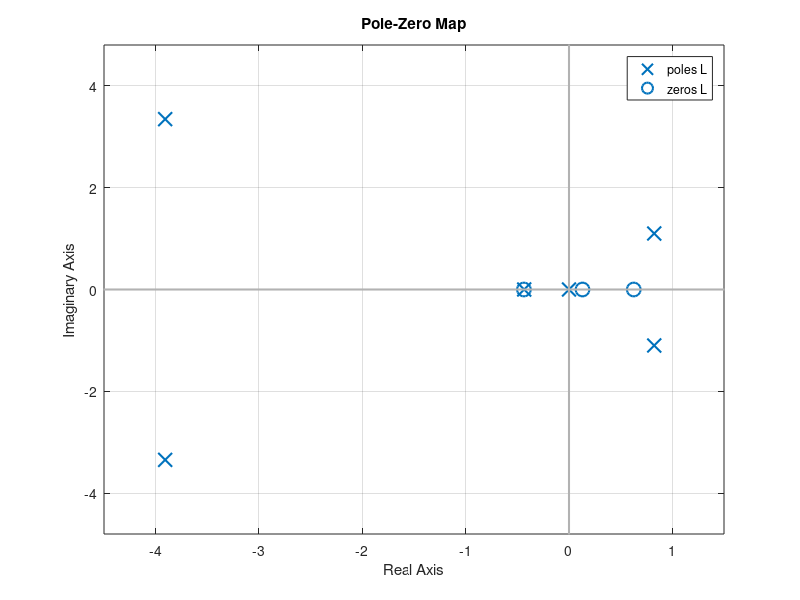
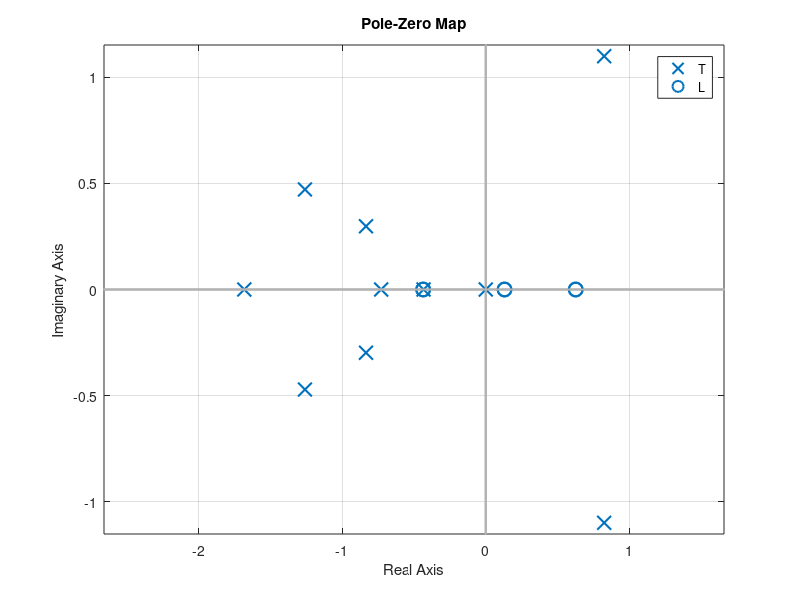
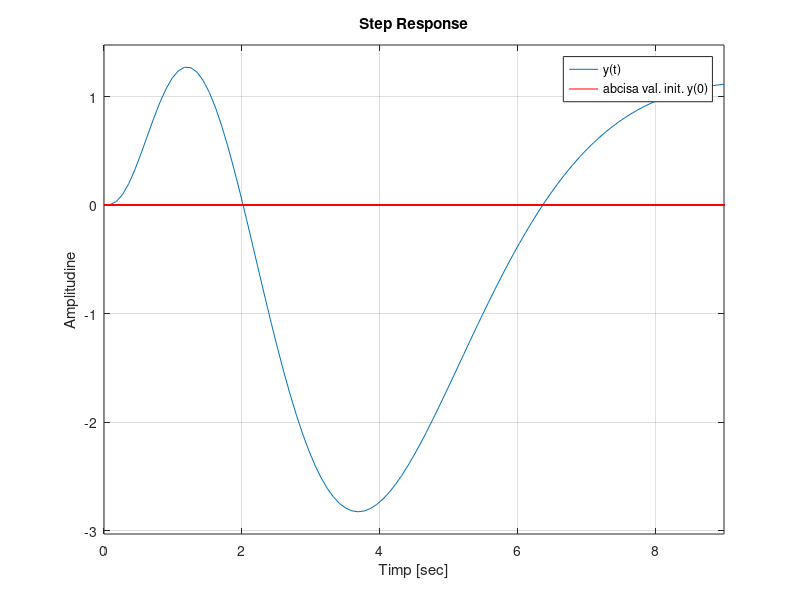

Write MATLAB code to recreate these figures, in order.
% Constrangeri in timp

%% Constrangeri timp: zerouri instabile (Teorema 1: Raspuns invers)
s = tf('s');

P = (s - 0.6267)/(s^2-1.65*s + 1.889);
C = (48.73*s^2 + 14.89*s - 2.78)/(s^4 + 8.25*s^3 + 29.85*s^2 + 11.47*s);

% Functii de sensibilitate
L = series(P, C);
S = feedback(1, L);
T = feedback(L, 1);

figure('Name', 'Poli si zerouri pt L', 'NumberTitle','off');
pzmap(L)
h = findobj(gcf, 'type', 'line');
set(h, 'linewidth' , 1.5)
%in cadranul I si IV avem zona instabila, iar in cadranul II si III zona stabila
% x = poli,  O = zerouri

%% Simularea iesirii si erorii sistemului in bucla inchisa
% Construirea vectorului de timp
t = 0 : 0.01 : 20;

% Calculul iesirii (y) si a erorii (e)
[y, t]= step(T, t);
[e, t]= step(S, t);

%% Analiza iesirii + erorii - zerouri instabile

figure('Name', 'Poli si zerouri pt T si L', 'NumberTitle','off');
pzmap(T)
hold on
pzmap(L)
h = findobj(gcf, 'type', 'line');
set(h, 'linewidth' , 1.5);
legend('T', 'L')

%validare teorema

%iesirea va intersecta abcisa formata in punctul y(0) de x "zero instabili gasiti pentru L" ori
figure('Name', 'Analiza Iesirea sistemului', 'NumberTitle','off');
title('Iesirea sistemului')
step(T)     %raspunsul sistemului la intrare treapta
hold on
plot(t, y(1)*ones(length(t)), 'red') 
xlabel('Timp [sec]')
ylabel('Amplitudine')
grid on
legend('y(t)', 'abcisa val. init. y(0)')
%in graficul anterior se vor observa 2 zerouri ale lui L in cadranul I si IV (zerouri instabile)
%   atunci iesirea sistemului va intersecta abcisa formata in punctul y(0) [in Matlab vectorii pleaca de la 1, nu 0]
%de 2 ori (adica nr de zerouri instabile)

zero_L = zero(L);
% zerourile instabile sunt zero_L(1) si zero_L(3)    (ambele Re{zero_L(1)} > 0 si Re{zero_L(3)} > 0)


%Sistemul in bucla inchisa (cu reactie negativa unitara) este intern stabil
    %daca urmatoarele integrale sunt egale cu 0

%pentru raspuns la treapta
Integr1 = trapz(t, exp(-zero_L(1)*t).*y);    %respecta cerinta
Integr2 = trapz(t, exp(-zero_L(3)*t).*y);    %nu respecta

%pentru eroare la treapta
    %daca sunt egale cu 1/z
  
Integr3 = trapz(t, exp(-zero_L(1)*t).*e);
real(1/zero_L(1));
%sunt egale     =>  respecta cerinta

Integr4 = trapz(t, exp(-zero_L(3)*t).*e);
real(1/zero_L(3));
%sunt egale     =>  respecta cerinta

%% Analiza iesirii - poli instabili
pol_L = pole(L);
%polii instabili (cu Re{pol_L(i)} > 0) sunt pol_L(4), pol_L(5)

%Sistemul in bucla inchisa (cu reactie negativa unitara) este intern stabil
    %daca urmatoarele integrale sunt egale cu 0

%pentru eroare la treapta
trapz(t, real(exp(-pol_L(4)*t).*e));    %respecta cerinta
trapz(t, real(exp(-pol_L(5)*t).*e));    %respecta cerinta


%pentru raspuns la treapta
    %daca sunt egale cu 1/p

trapz(t, real(exp(-pol_L(4)*t).*y));
real(1/pol_L(4));
%sunt egale     =>  respecta cerinta

trapz(t, real(exp(-pol_L(5)*t).*y));
real(1/pol_L(5));
%sunt egale     =>  respecta cerinta
